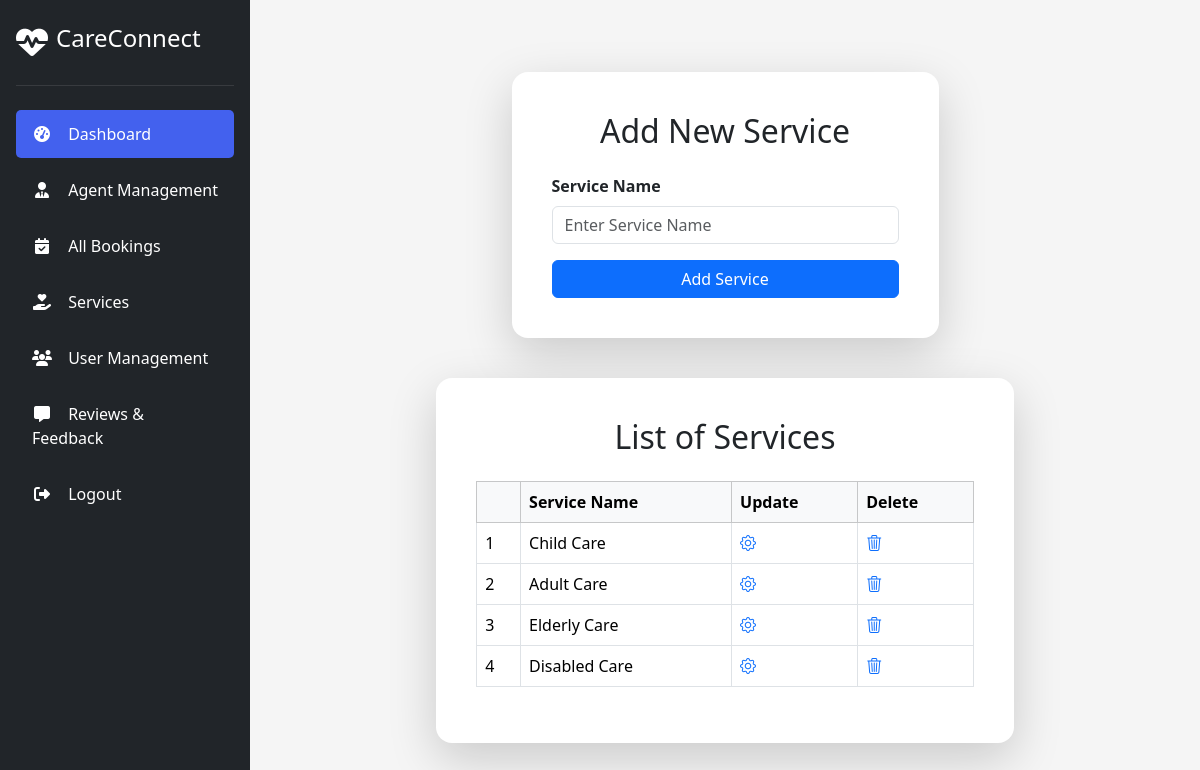
Screenshot of /admins/add_services (signed in) with the database file from the repository.
### admins/models.py (models this page shows, shortened)
class Services_Model(models.Model):
    name=models.CharField(max_length=250)

### admins/views.py (the view, shortened to what this page needs)
# urls.py: path('add_services',Add_Service_View.as_view(),name='add_services'),
class Add_Service_View(LoginRequiredMixin,View):
    template_name = 'services.html'
    def get(self, request):
        services=Services_Model.objects.all()
        form = Services_Form()
        return render(request, self.template_name, {'form': form,'services':services})

### admins/forms.py
class Services_Form(forms.ModelForm):
    class Meta:
        model = Services_Model
        fields = ['name']
        widgets = {
            'name': forms.TextInput(attrs={
                'class': 'form-control',
                'placeholder': 'Enter Service Name',
            }),
        }

### admins/templates/services.html (shortened to what this page needs)
{% extends 'admin.html' %}
{% block content %}
<div class="container mt-5">
    <div class="row justify-content-center">
        <div class="col-md-6">
            <div class="card shadow-lg border-0 rounded-4">
                <div class="card-body">
                    <h2 class="text-center mb-4">Add New Service</h2>
                    <form method="POST">
                        <div class="mb-3">
                            <label for="id_name" class="form-label"><strong>Service Name</strong></label>
                            {{ form.name }}
                        </div>
                        <button type="submit" class="btn btn-primary w-100">Add Service</button>
                    </form>
                </div>
            </div>
        </div>
    </div>
    <div class="row justify-content-center mt-3">
        <div class="col-md-8">
            <div class="card shadow-lg border-0 rounded-4">
                <div class="card-body">
                    <h2 class="text-center mb-4">List of Services</h2>
                    {% if services %}
                    <table class="table table-bordered table-hover text-center">
                        <center>
                        <thead class="table-light">
                            <tr>
                                <th></th>
                                <th>Service Name</th>
                                <th>Update</th>
                                <th>Delete</th>
                            </tr>
                        </thead>
                        <tbody class="text-center">
                            {% for service in services %}
                            <tr>
                                <td>{{ forloop.counter }}</td>
                                <td>{{ service.name }}</td>
                                <td><a href="{% url 'update_service' service.id %}"><i class="bi bi-gear"></i></a></td>
                                <td><a href="{% url 'delete_service' service.id %}"><i class="bi bi-trash3"></i></a></td>
                            </tr>
                            {% endfor %}
                        </tbody>
                    </center>
                    </table>
                    {% else %}
                    <div class="alert alert-info text-center">
                        No services found.
                    </div>
                    {% endif %}
                </div>
            </div>
        </div>
    </div>
</div>
{% endblock %}

### admins/templates/admin.html (style rules this page uses)
:root { --primary: #4361ee; --secondary: #3f37c9; --success: #4cc9f0; --danger: #f72585; --warning: #f8961e; --info: #4895ef; --light: #f8f9fa; --dark: #212529; --gray: #adb5bd; }
* { margin: 0; padding: 0; box-sizing: border-box; font-family: 'Segoe UI', Tahoma, Geneva, Verdana, sans-serif; }
body { background-color: #f5f5f5; color: var(--dark); }
.card { background-color: white; border-radius: 10px; padding: 1.5rem; box-shadow: 0 4px 6px rgba(0,0,0,0.05); margin-bottom: 1.5rem; }
table { width: 100%; border-collapse: collapse; }
table th, table td { padding: 1rem; text-align: left; border-bottom: 1px solid #eee; }
table th { font-weight: 600; color: var(--gray); }

### rows the page displays
Services_Model: name "Child Care"
Services_Model: name "Adult Care"
Services_Model: name "Elderly Care"
Services_Model: name "Disabled Care"
